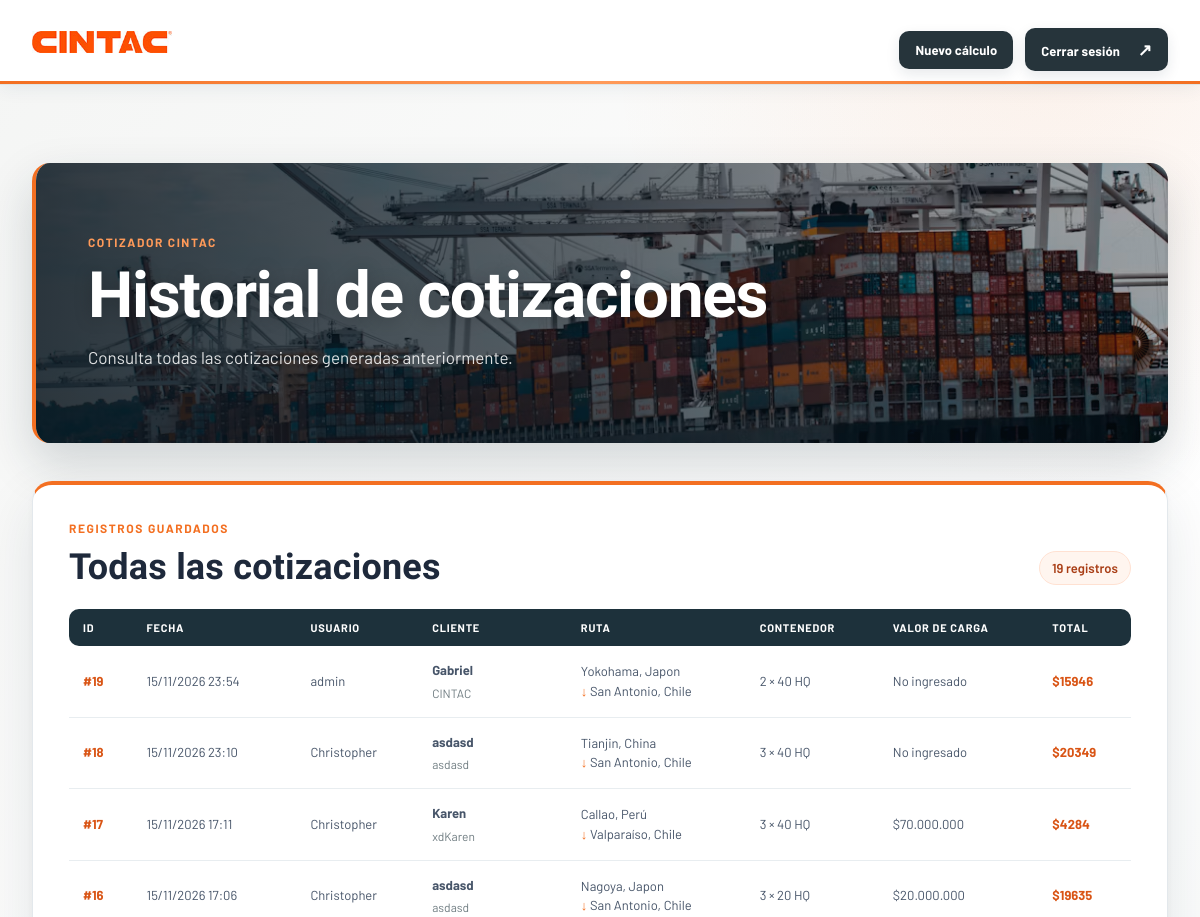
The page /Cotizador/historial/ (signed in, upper part) on the database as committed earlier.
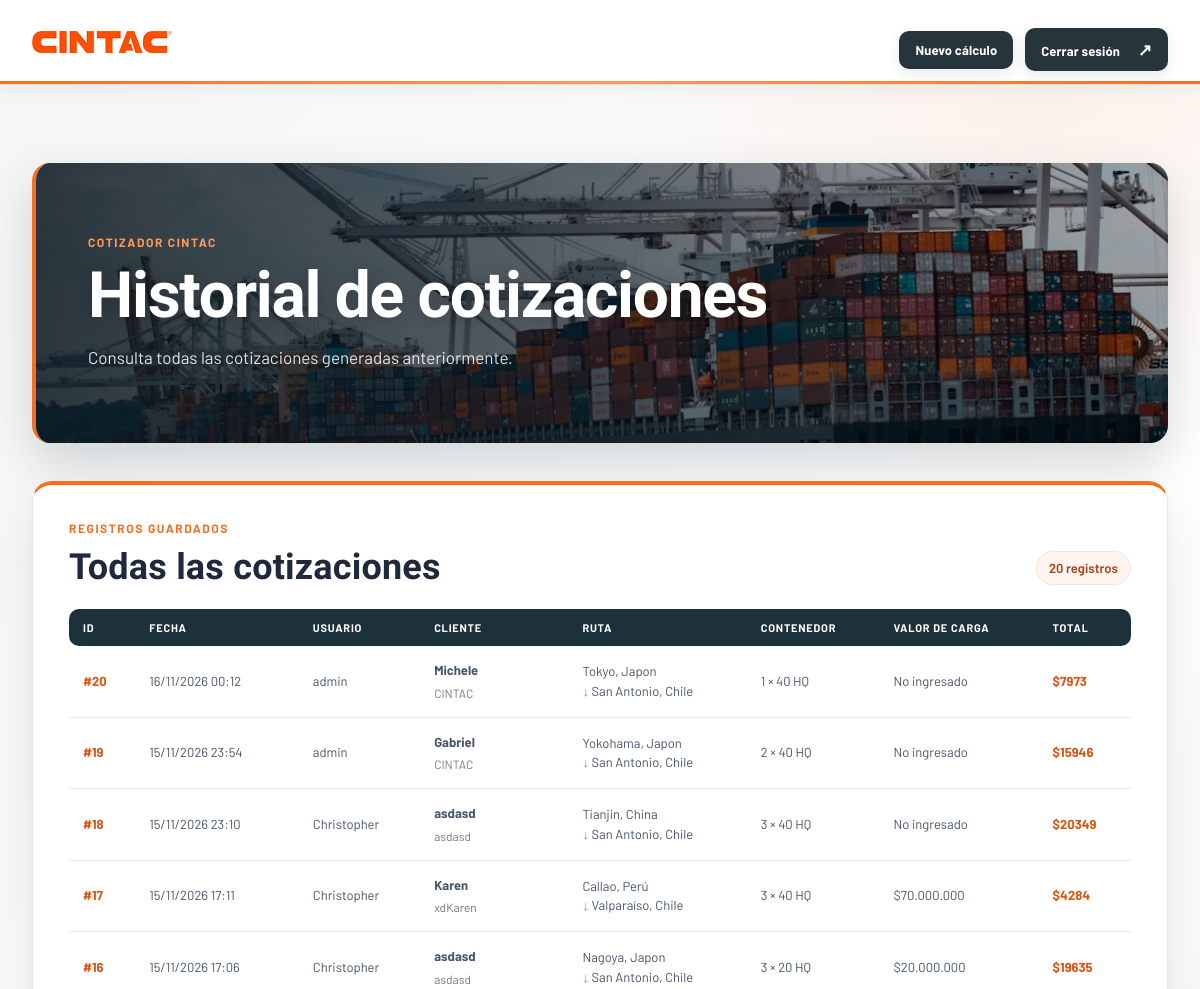
The same page on the database as committed later.
### Cotizador/models.py (models this page shows, shortened)
class cotizacion_generada(models.Model):
    id = models.AutoField(primary_key=True)
    id_ruta = models.ForeignKey(ruta_logistica, on_delete=models.CASCADE, null=False)
    id_usuario = models.ForeignKey(Login, on_delete=models.CASCADE, null=False)
    fecha = models.DateTimeField(auto_now_add=True)
    nombre_cliente = models.CharField(max_length=100, validators=[valida_nombre], null=False)
    empresa = models.CharField(max_length=100, validators=[valida_empresa], null=False)
    correo_cliente = models.CharField(max_length=100, validators=[validate_login_email], null=False)
    descripcion_carga = models.TextField(null=False)
    peso_ingresado_kg = models.IntegerField(null=False)
    valor_carga_kg = models.IntegerField(null=True, blank=True)
    tipo_contenedor = models.CharField(max_length=50, null=False)
    cantidad_contenedores = models.IntegerField(null=False)
    monto_IVA = models.IntegerField(null=False)
    monto_total = models.IntegerField(null=False)

class Login(models.Model):
    ROL_FIJO = 'Administrador CINTAC'
    id = models.AutoField(primary_key=True)
    username = models.CharField(max_length=50, null=False, validators=[validate_login_username])
    password = models.CharField(
        max_length=50,
        null=False,
        validators=[validate_login_password],
    )
    email = models.CharField(max_length=100, null=False, validators=[validate_login_email])
    rol = models.CharField(
        max_length=50,
        default=ROL_FIJO,
        editable=False,
        null=False,
    )

class ruta_logistica(models.Model):
    PUERTOS_ORIGEN = (
        ('Shanghai, China', 'Shanghai, China'),
        ('Ningbo, China', 'Ningbo, China'),
        ('Shenzhen, China', 'Shenzhen, China'),
        ('Qingdao, China', 'Qingdao, China'),
        ('Guangzhou, China', 'Guangzhou, China'),
        ('Tianjin, China', 'Tianjin, China'),
        ('Yokohama, Japon', 'Yokohama, Japon'),
        ('Tokyo, Japon', 'Tokyo, Japon'),
        ('Nagoya, Japon', 'Nagoya, Japon'),
        ('Kobe, Japon', 'Kobe, Japon'),
        ('Osaka, Japon', 'Osaka, Japon'),
        ('Barcelona, España', 'Barcelona, España'),
        ('Los Angeles, EE.UU', 'Los Angeles, EE.UU'),
        ('Callao, Perú', 'Callao, Perú'),
        ('San antonio, Chile', 'San antonio, Chile'),
        ('Valparaíso, Chile', 'Valparaíso, Chile')
    )
    PUERTOS_DESTINO = (
        ('Valparaíso, Chile', 'Valparaíso, Chile'),
        ('San Antonio, Chile', 'San Antonio, Chile'),
        ('Callao, Perú', 'Callao, Perú'),
    )
    id = models.AutoField(primary_key=True)
    puerto_origen = models.CharField(max_length=100, choices=PUERTOS_ORIGEN, null=False,)
    puerto_destino = models.CharField(max_length=100, choices=PUERTOS_DESTINO, null=False)
    dias_transito = models.IntegerField(null=False)

### Cotizador/views.py (the view)
# urls.py: path('historial/', historial, name='historial'),
def historial(request):
    login_id = request.session.get('login_id')
    if login_id is None or not Login.objects.filter(pk=login_id).exists():
        request.session.pop('login_id', None)
        request.session['login_error'] = (
            'Debes iniciar sesión para acceder al historial.'
        )
        return redirect('login')
    historial_cotizaciones = (
        cotizacion_generada.objects.select_related('id_ruta')
        .order_by('-fecha')
    )
    for cotizacion in historial_cotizaciones:
        cotizacion.valor_carga_formateado = _format_clp(
            cotizacion.valor_carga_kg
        )
    context = {
        'historial_cotizaciones': historial_cotizaciones,
    }
    return render(request, 'Cotizador/historial.html', context)

### Cotizador/views.py (called while the page is built)
def _format_clp(value):
    if value is None:
        return 'No ingresado'
    return f'${value:,.0f}'.replace(',', '.')

### templates/Cotizador/historial.html (shortened to what this page needs)
<!DOCTYPE html>
{% load static %}
<html lang="es">
<head>
    <link rel="stylesheet" href="{% static 'CSS/cintac.css' %}?v=cotizador-workflow-2">
</head>
<body class="quote-page cotizador-page">
    <header class="quote-header">
        <div class="container nav-wrap">
            <a class="brand" href="/" aria-label="CINTAC inicio">
                <img src="{% static 'images/MainCintac/logo.jpg' %}" alt="CINTAC">
            </a>
            <div class="quote-actions">
                <a class="dark-button quote-history" href="{% url 'cotizador' %}">
                    Nuevo cálculo
                </a>
                <a class="dark-button quote-logout" href="{% url 'login' %}">
                    Cerrar sesión <span>↗</span>
                </a>
            </div>
        </div>
    </header>
    <main class="quote-main container">
        <section class="quote-intro quote-banner" style="--quote-banner-image: url('{% static 'images/MainCintac/fotopuerto.avif' %}')">
            <p class="eyebrow orange">COTIZADOR CINTAC</p>
            <h1>Historial de cotizaciones</h1>
            <p>Consulta todas las cotizaciones generadas anteriormente.</p>
        </section>
        <section class="history-card" aria-labelledby="history-title">
            <div class="history-heading">
                <div>
                    <p class="eyebrow orange">REGISTROS GUARDADOS</p>
                    <h2 id="history-title">Todas las cotizaciones</h2>
                </div>
                <span class="history-count">{{ historial_cotizaciones|length }} registro{{ historial_cotizaciones|length|pluralize }}</span>
            </div>
            {% if historial_cotizaciones %}
                <div class="history-table-wrap">
                    <table class="history-table">
                        <thead>
                            <tr>
                                <th>ID</th>
                                <th>Fecha</th>
                                <th>Usuario</th>
                                <th>Cliente</th>
                                <th>Ruta</th>
                                <th>Contenedor</th>
                                <th>Valor de carga</th>
                                <th>Total</th>
                            </tr>
                        </thead>
                        <tbody>
                            {% for cotizacion in historial_cotizaciones %}
                                <tr>
                                    <td data-label="ID">
                                        <strong class="history-id">#{{ cotizacion.id }}</strong>
                                    </td>
                                    <td data-label="Fecha">
                                        {{ cotizacion.fecha|date:"d/m/Y H:i" }}
                                    </td>
                                    <td data-label="Usuario">
                                        {{ cotizacion.id_usuario.username }}
                                    </td>
                                    <td data-label="Cliente">
                                        <strong>{{ cotizacion.nombre_cliente }}</strong>
                                        <span class="history-secondary">{{ cotizacion.empresa }}</span>
                                    </td>
                                    <td data-label="Ruta">
                                        <span class="history-route">
                                            {{ cotizacion.id_ruta.puerto_origen }}<br>
                                            <b>↓</b> {{ cotizacion.id_ruta.puerto_destino }}
                                        </span>
                                    </td>
                                    <td data-label="Contenedor">
                                        {{ cotizacion.cantidad_contenedores }} × {{ cotizacion.tipo_contenedor }}
                                    </td>
                                    <td data-label="Valor de carga">
                                        {{ cotizacion.valor_carga_formateado }}
                                    </td>
                                    <td data-label="Total">
                                        <strong class="history-total">
                                            ${{ cotizacion.monto_total|floatformat:0 }}
                                        </strong>
                                    </td>
                                </tr>
                            {% endfor %}
                        </tbody>
                    </table>
                </div>
            {% endif %}
        </section>
    </main>
</body>
</html>

Rows that differ between the two databases and show on the page:
added cotizacion_generada: id "20", fecha "16/11/2026 00:12", id_usuario.username "admin", nombre_cliente "Michele", empresa "CINTAC", id_ruta.puerto_origen "Tokyo, Japon", id_ruta.puerto_destino "San Antonio, Chile", cantidad_contenedores "1", tipo_contenedor "40 HQ", valor_carga_formateado "No ingresado", monto_total "7973"
Other text that changed with them:
{{ historial_cotizaciones|length }}: "19" → "20"
